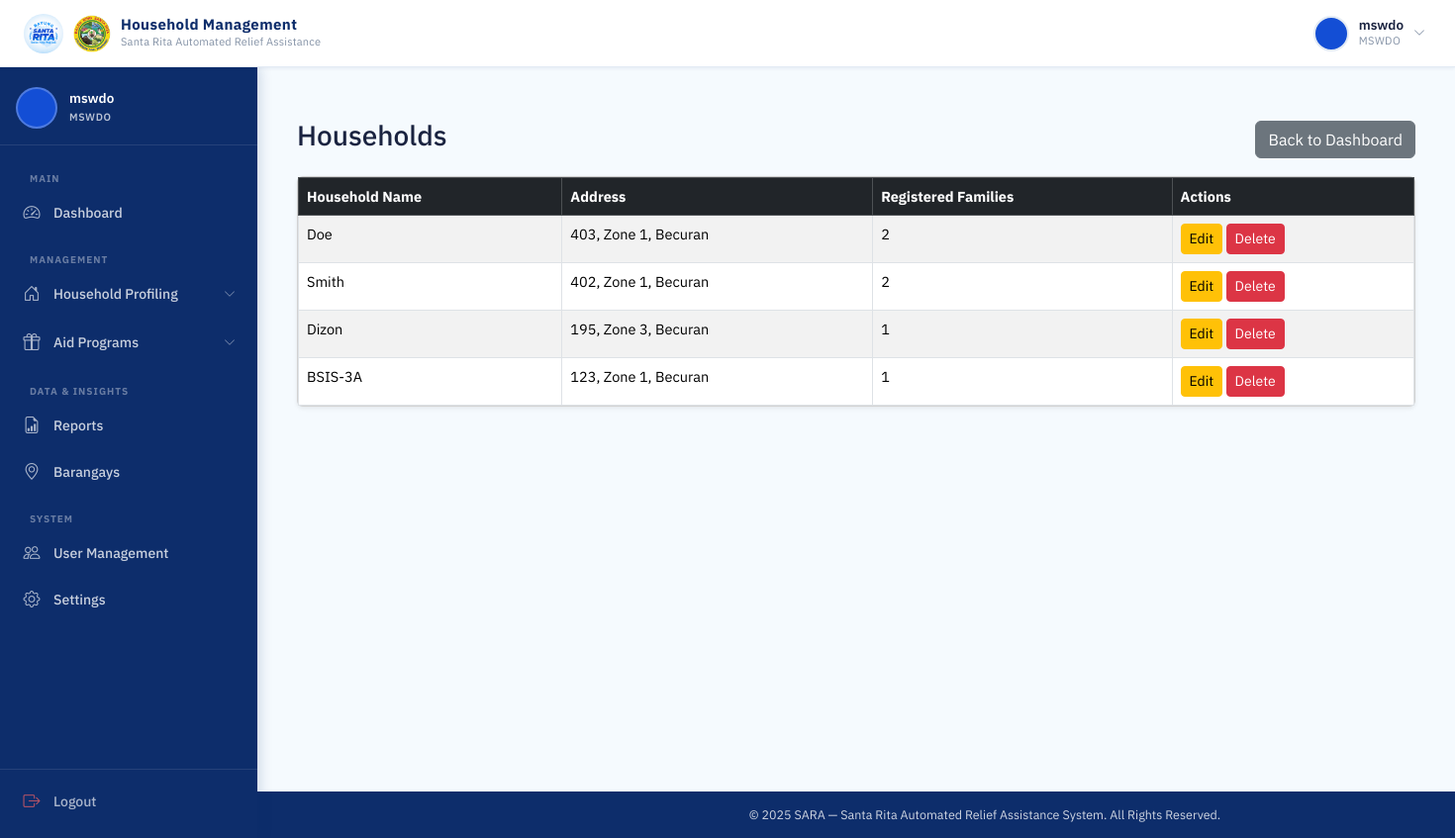
Screenshot of /mswdo/households/ (signed in) with the database file from the repository.
### accounts/models.py (models this page shows, shortened)
class User(AbstractUser):
    ROLE_CHOICES = (
        ('MSWDO', 'MSWDO Admin'),
        ('BARANGAY', 'Barangay Admin'),
    )
    role = models.CharField(max_length=20, choices=ROLE_CHOICES)
    barangay = models.ForeignKey(
        'Barangay', on_delete=models.SET_NULL, blank=True, null=True, related_name='users'
    )
    is_active = models.BooleanField(default=True)

class Household(models.Model):
    barangay = models.ForeignKey(Barangay, on_delete=models.CASCADE, related_name='households')
    zone = models.ForeignKey(Zone, on_delete=models.CASCADE, related_name='households')
    house_number = models.CharField(max_length=50)
    family_name = models.CharField(max_length=100)
    @property
    def address(self):
        return f"{self.house_number}, {self.zone.name}, {self.barangay.name}"

class Zone(models.Model):
    barangay = models.ForeignKey(Barangay, on_delete=models.CASCADE, related_name='zones')
    name = models.CharField(max_length=50)

class Barangay(models.Model):
    name = models.CharField(max_length=100, unique=True)

### accounts/views.py (the view)
# urls.py: path('mswdo/households/', views.household_list, name='household_list'),
@login_required
def household_list(request):
    if request.user.role != 'MSWDO':
        return HttpResponseForbidden("Access Denied")
    households = Household.objects.all()
    return render(request, 'accounts/household_list.html', {'households': households})

### templates/accounts/household_list.html (shortened to what this page needs)
{% extends 'base.html' %}
{% load static %}
{% block navbar_title %}
Household Management
{% endblock %}
{% block css %}
<link rel="stylesheet" href="{% static 'css/dashboard.css' %}">
{% endblock %}
{% block content %}
<div class="container mt-4">
  <div class="d-flex justify-content-between align-items-center mb-3">
    <h3>Households</h3>
    <a href="{% url 'mswdo_dashboard' %}" class="btn btn-secondary">Back to Dashboard</a>
  </div>
  <div class="card shadow-sm">
    <div class="card-body p-0 table-responsive">
      <table class="table table-striped table-bordered mb-0">
        <thead class="table-dark">
          <tr>
            <th>Household Name</th>
            <th>Address</th>
            <th>Registered Families</th>
            <th>Actions</th>
          </tr>
        </thead>
        <tbody>
          {% for household in households %}
          <tr>
            <td>{{ household.family_name }}</td>
            <td>{{ household.address }}</td>
            <td>{{ household.families.count }}</td>
            <td>
              <a href="#" class="btn btn-sm btn-warning">Edit</a>
              <a href="#" class="btn btn-sm btn-danger">Delete</a>
            </td>
          </tr>
          {% empty %}
          <tr>
            <td colspan="4" class="text-center">No households found.</td>
          </tr>
          {% endfor %}
        </tbody>
      </table>
    </div>
  </div>
</div>
{% endblock %}

### templates/base.html (shortened to what this page needs)
{% load static %}
<!DOCTYPE html>
<html lang="en">
<head>
  <link href="https://cdn.jsdelivr.net/npm/bootstrap@5.3.2/dist/css/bootstrap.min.css" rel="stylesheet">
  <link href="https://cdn.jsdelivr.net/npm/bootstrap-icons@1.11.3/font/bootstrap-icons.min.css" rel="stylesheet">
  <link rel="stylesheet" href="{% static 'css/base.css' %}">
  {% block css %}{% endblock %}
</head>
<body>
<div class="page-wrapper">
  <nav class="topbar" id="topbar">
    <div class="topbar-left">
      <a class="topbar-brand" href="#">
        <img src="{% static 'images/logo.jpg' %}" alt="SARA Logo" class="topbar-logo">
        <img src="{% static 'images/SRP.png' %}" alt="SRP Logo" class="topbar-logo topbar-logo--srp">
        <div class="topbar-title-group">
          <span class="topbar-title">{% block navbar_title %}SARA SYSTEM{% endblock %}</span>
          <span class="topbar-subtitle">Santa Rita Automated Relief Assistance</span>
        </div>
      </a>
    </div>
    {% if user.is_authenticated %}
    <div class="topbar-right">
      <div class="topbar-user" id="userDropdownToggle">
        <div class="topbar-avatar">
        </div>
        <div class="topbar-user-info">
          <span class="topbar-username">{{ user.get_full_name|default:user.username }}</span>
          <span class="topbar-role">{{ user.role|default:"User" }}</span>
        </div>
        <i class="bi bi-chevron-down topbar-chevron" id="userChevron"></i>
      </div>
    </div>
    {% endif %}
  </nav>
  {% if user.is_authenticated %}
  <aside class="sidebar" id="sidebar">
    <div class="sidebar-header">
      <div class="sidebar-user-card">
        <div class="sidebar-avatar">
        </div>
        <div class="sidebar-user-info">
          <span class="sidebar-username">{{ user.get_full_name|default:user.username }}</span>
          <span class="sidebar-role-badge">{{ user.role|default:"User" }}</span>
        </div>
      </div>
    </div>
    <nav class="sidebar-body">
      <ul class="sidebar-nav">
        {% if user.role == 'MSWDO' %}
        <li class="sidebar-section-label">Main</li>
        <li class="sidebar-item">
          <a href="{% url 'mswdo_dashboard' %}" class="sidebar-link {% if request.resolver_match.url_name == 'mswdo_dashboard' %}active{% endif %}">
            <i class="bi bi-speedometer2"></i>
            <span>Dashboard</span>
          </a>
        </li>
        <li class="sidebar-section-label">Management</li>
        <li class="sidebar-item sidebar-item--accordion">
          <button class="sidebar-link sidebar-accordion-btn" data-target="householdSubmenu"
            aria-expanded="false">
            <i class="bi bi-house-door"></i>
            <span>Household Profiling</span>
            <i class="bi bi-chevron-down sidebar-arrow"></i>
          </button>
        </li>
        <li class="sidebar-item sidebar-item--accordion">
          <button class="sidebar-link sidebar-accordion-btn" data-target="aidSubmenu"
            aria-expanded="false">
            <i class="bi bi-gift"></i>
            <span>Aid Programs</span>
            <i class="bi bi-chevron-down sidebar-arrow"></i>
          </button>
        </li>
        <li class="sidebar-section-label">Data & Insights</li>
        <li class="sidebar-item">
          <a href="{% url 'aid_reports' %}" class="sidebar-link {% if request.resolver_match.url_name == 'aid_reports' %}active{% endif %}">
            <i class="bi bi-file-earmark-bar-graph"></i>
            <span>Reports</span>
          </a>
        </li>
        <li class="sidebar-item">
          <a href="#" class="sidebar-link">
            <i class="bi bi-geo-alt"></i>
            <span>Barangays</span>
          </a>
        </li>
        <li class="sidebar-section-label">System</li>
        <li class="sidebar-item">
          <a href="#" class="sidebar-link">
            <i class="bi bi-people"></i>
            <span>User Management</span>
          </a>
        </li>
        <li class="sidebar-item">
          <a href="#" class="sidebar-link">
            <i class="bi bi-gear"></i>
            <span>Settings</span>
          </a>
        </li>
        {% endif %}
      </ul>
    </nav>
    <div class="sidebar-footer">
      <a href="{% url 'logout' %}" class="sidebar-link sidebar-logout">
        <i class="bi bi-box-arrow-right"></i>
        <span>Logout</span>
      </a>
    </div>
  </aside>
  {% endif %}
  <main class="{% if user.is_authenticated %}main-content{% endif %}">
    {% block content %}{% endblock %}
  </main>
  <footer class="{% if user.is_authenticated %}footer footer--dashboard{% else %}footer{% endif %}">
    <div class="footer-content">
      <p>&copy; 2025 SARA &mdash; Santa Rita Automated Relief Assistance System. All Rights Reserved.</p>
    </div>
  </footer>
</div>
</body>
</html>

### static/css/dashboard.css (style rules this page uses)
.table { background-color: white; }

### templates/accounts/household_list.html (style rules this page uses)
.table-responsive { overflow-x: auto; }

### rows the page displays
User: get_full_name "mswdo", role "MSWDO"
Household: family_name "Doe", address "403, Zone 1, Becuran", families.count "2"
Household: family_name "Smith", address "402, Zone 1, Becuran", families.count "2"
Household: family_name "Dizon", address "195, Zone 3, Becuran", families.count "1"
Household: family_name "BSIS-3A", address "123, Zone 1, Becuran", families.count "1"
